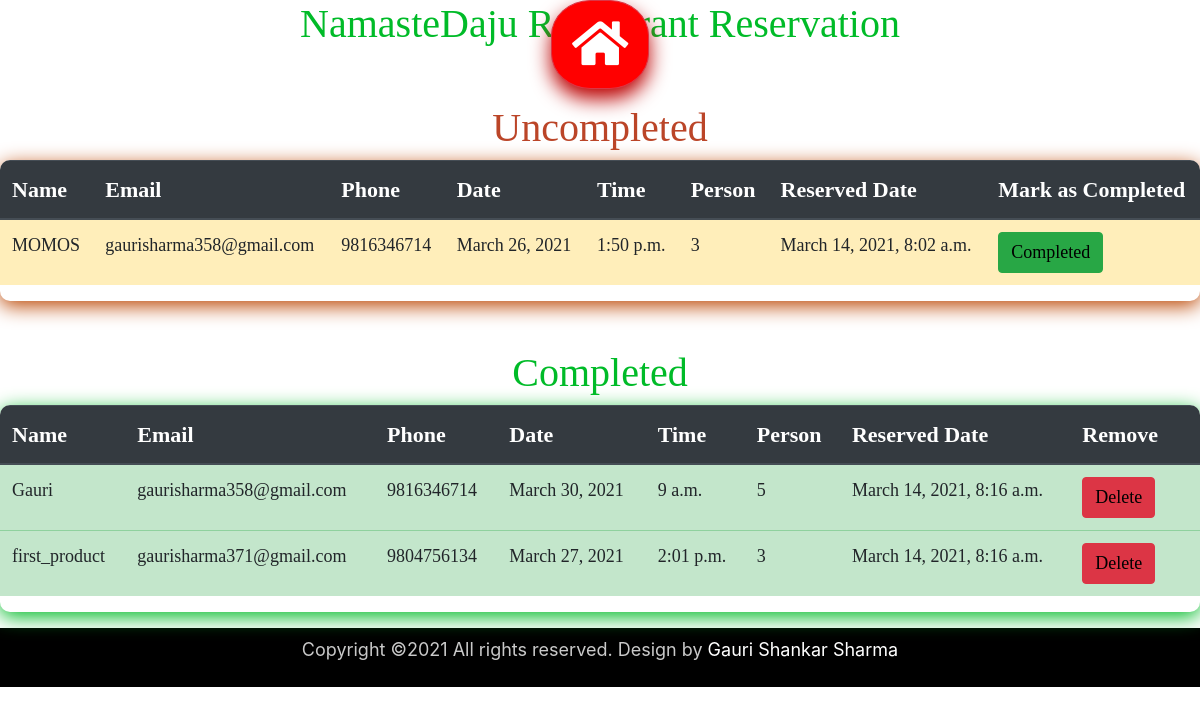
The page /Nd/ad_reservation on the database its author committed.
### Nd/models.py (models this page shows, shortened)
class Reservation(models.Model):
    options = (('1', '1'), ('2', '2'), ('3', '3'), ('4', '4'), ('5', '5'))
    name = models.CharField(max_length=100, validators=[validators.MinLengthValidator(5)])
    email = models.EmailField(validators=[validators.EmailValidator])
    phone = models.CharField(max_length=10, validators=[validators.MinLengthValidator(10)])
    date = models.DateField(max_length=20)
    time = models.TimeField(max_length=10)
    person = models.CharField(max_length=2, choices=options)
    completion = models.BooleanField(default=False)
    reserved_date = models.DateTimeField(auto_now_add=True)

### Nd/views.py (the view)
# urls.py: path('ad_reservation', views.ad_reservation),
def ad_reservation(request):
    dictionary = {'key': Reservation.objects.all()}
    return render(request, 'Nd/AdReservation.html', dictionary)

### Nd/templates/Nd/AdReservation.html (shortened to what this page needs)
{% extends 'AdMain.html' %}
{% load bootstrap %}
{% load static %}
{% block css_link %}
    <link href="{% static 'css/AdNavbar.css' %}" rel="stylesheet" type="text/css"/>
    <link href="{% static 'css/AdReservation.css' %}" rel="stylesheet" type="text/css"/>
{% endblock %}
{% block content %}
    {% include 'AdNavbar.html' %}
    <div class="container-fluid d-flex flex-column px-0" id="AdReservation">
        <div class="container-fluid d-flex justify-content-center pb-sm-5" id="ARH">
          <h1>NamasteDaju Restaurant Reservation</h1>
        </div>
        <h1 class="text-center" id="Uch1">Uncompleted</h1>
        <div class="table-responsive" id="UcTable">
            <table class="table table-striped" id="Images">
                <thead class="thead-dark">
                    <tr>
                        <th>Name</th>
                        <th>Email</th>
                        <th>Phone</th>
                        <th>Date</th>
                        <th>Time</th>
                        <th>Person</th>
                        <th>Reserved Date</th>
                        <th>Mark as Completed</th>
                    </tr>
                </thead>
                <tbody>
                    {% for i in key %}
                    {% if i.completion == False %}
                    <tr  class="table-warning">
                        <td>{{i.name}}</td>
                        <td>{{i.email}}</td>
                        <td>{{i.phone}}</td>
                        <td>{{i.date}}</td>
                        <td>{{i.time}}</td>
                        <td>{{i.person}}</td>
                        <td>{{i.reserved_date}}</td>
                        <td>
                            <a href="/Nd/completereservation/{{i.id}}" class="btn btn-success mr-4">Completed</a>
                        </td>
                    </tr>
                    {% endif %}
                    {% endfor %}
                </tbody>
            </table>
        </div>
        <h1 class="text-center  mt-5" id="Ch1">Completed</h1>
        <div class="table-responsive" id="CTable">
            <table class="table table-striped" id="Images">
                <thead class="thead-dark">
                    <tr>
                        <th>Name</th>
                        <th>Email</th>
                        <th>Phone</th>
                        <th>Date</th>
                        <th>Time</th>
                        <th>Person</th>
                        <th>Reserved Date</th>
                        <th>Remove</th>
                    </tr>
                </thead>
                <tbody>
                    {% for i in key %}
                    {% if i.completion == True %}
                    <tr class="table-success">
                        <td>{{i.name}}</td>
                        <td>{{i.email}}</td>
                        <td>{{i.phone}}</td>
                        <td>{{i.date}}</td>
                        <td>{{i.time}}</td>
                        <td>{{i.person}}</td>
                        <td>{{i.reserved_date}}</td>
                        <td>
                            <a href="/Nd/deletereservation/{{i.id}}" class="btn btn-danger mr-4">Delete</a>
                        </td>
                    </tr>
                    {% endif %}
                    {% endfor %}
                </tbody>
            </table>
        </div>
    </div>
    <div class="container-fluid d-flex justify-content-center py-2 mt-3" id="Copyright">
        <p>Copyright ©2021 All rights reserved. Design by <a href="#">Gauri Shankar Sharma</a></p>
    </div>
{% endblock %}

### static/css/AdReservation.css (style rules this page uses)
#ARH h1 { color: rgb(0, 187, 40); font-family: 'Times New Roman', Times, serif; }
#Uch1 { color: rgb(187, 69, 40); font-family: 'Times New Roman', Times, serif; }
#Ch1 { color: rgb(0, 187, 40); font-family: 'Times New Roman', Times, serif; }
#UcTable { border-radius: 10px; box-shadow: 0px 5px 20px rgb(187, 69, 0); }
#CTable { border-radius: 10px; box-shadow: 0px 5px 20px rgb(0, 187, 40); }
#UcTable h1, th, td, #CTable h1, th, td { font-family: 'Times New Roman', Times, serif; }
#UcTable th, #CTable th { font-size: 22px; }
#UcTable td, #CTable td { font-size: 18px; }
#UcTable td a, #CTable td a { color: black; font-size: 18px; }
#Copyright { background-color: black; }
#Copyright p { font-size: 18px; color: #c9c9c9; }
#Copyright p a { color: white; text-decoration: none; }

### rows shown on the page
Reservation: name "MOMOS", email "gaurisharma358@gmail.com", phone "9816346714", date "March 26, 2021", time "1:50 p.m.", person "3", reserved_date "March 14, 2021, 8:02 a.m."
Reservation: name "Gauri", email "gaurisharma358@gmail.com", phone "9816346714", date "March 30, 2021", time "9 a.m.", person "5", reserved_date "March 14, 2021, 8:16 a.m."
Reservation: name "first_product", email "gaurisharma371@gmail.com", phone "9804756134", date "March 27, 2021", time "2:01 p.m.", person "3", reserved_date "March 14, 2021, 8:16 a.m."
